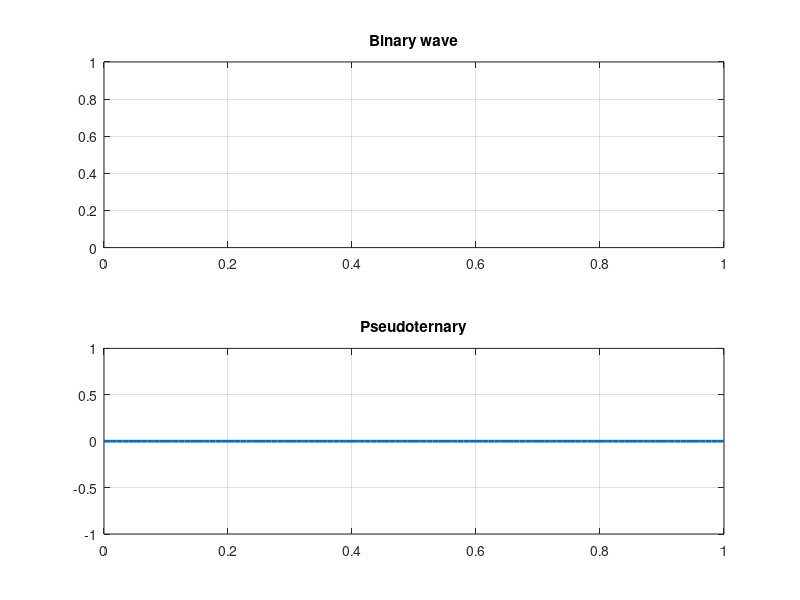

The MATLAB script that drew this image:
%Pseudoternary (Reverse of Bipolar AMI)

%the “0” symbol alternates between +V and –V and
%the “1” symbol is represented by zero voltage

clc;
close all;
clear;

b=input('Binary data: ','s')-'0';
n=length(b);
t=0:0.01:n;

for i=1:n
  bw(i*100:(i+1)*100)=b(i);
end
bw=bw(100:end);

subplot(2,1,1)
plot(t,bw, 'linewidth',2);
axis([0 n 0 +1]);
grid on;
title('Binary wave')

lastbit=1;
for i= 1:n
 if(b(i)==0)
  x(i*100:(i+1)*100)=lastbit;
  lastbit=-lastbit;
 else
  x(i*100:(i+1)*100)=0;
 endif
end

x=x(100:end);

subplot(2,1,2)
plot(t,x, 'linewidth',2);
axis([0 n -1 +1]);
grid on;
title('Pseudoternary')








